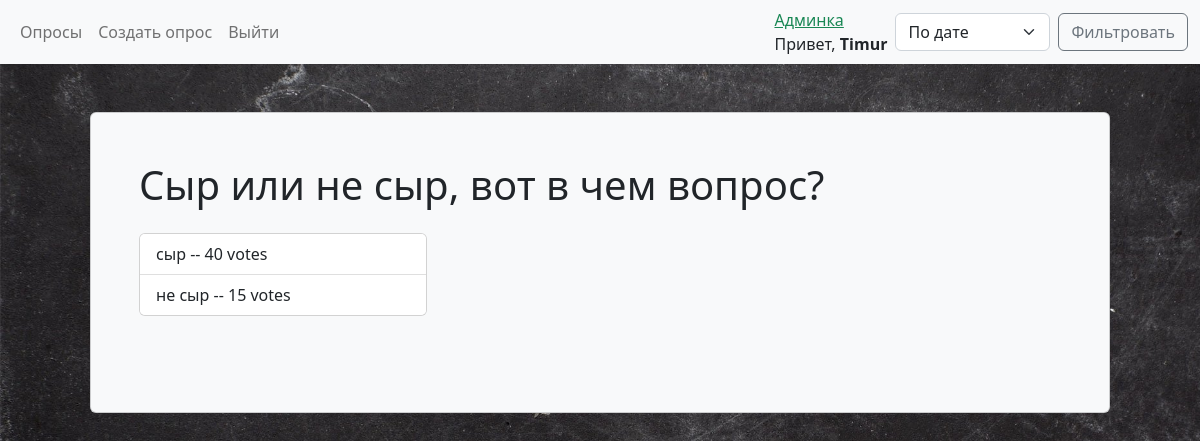
/project/2/results/ (signed in), run on the app's committed database.
### project/models.py (models this page shows, shortened)
class Question(models.Model):
    question_text = models.CharField(max_length=200)
    pub_date = models.DateTimeField("date published")
    question_title = models.CharField(max_length=50)
    question_author = models.ForeignKey(User, on_delete=models.CASCADE)

class Choice(models.Model):
    question = models.ForeignKey(Question, on_delete=models.CASCADE)
    choice_text = models.CharField(max_length=200)
    votes = models.IntegerField(default=0)

### project/views.py (the view)
# urls.py: path("project/<int:pk>/results/", views.ResultsView.as_view(), name="results"),
class ResultsView(generic.DetailView):
    model = Question
    template_name = "project/results.html"

### project/templates/project/results.html (shortened to what this page needs)
{% extends "project/base.html" %}
{% block content %}
    <div class="card bg-light p-5 m-5">
        <h1>{{ question.question_text }}</h1>
        <div class="card mt-3 mb-5" style="width: 18rem;">
            <ul class="list-group list-group-flush">
                {% for choice in question.choice_set.all %}
                    <li class="list-group-item">{{ choice.choice_text }} -- {{ choice.votes }} vote{{ choice.votes|pluralize }}</li>
                {% endfor %}
            </ul>
        </div>
    </div>
{% endblock %}

### project/templates/project/base.html (shortened to what this page needs)
{% load static %}
<!DOCTYPE html>
<html lang="en">
<head>
    <link href="https://cdn.jsdelivr.net/npm/bootstrap@5.2.0-beta1/dist/css/bootstrap.min.css" rel="stylesheet">
    <link rel="stylesheet" type="text/css" href="{% static 'project/style.css' %}">
</head>
<body>
    {% block nav %}
    <nav class="position-sticky sticky-top navbar navbar-expand-lg bg-light">
        <div class="container-fluid ">
            <ul class="navbar-nav me-auto mb-2 mb-lg-0 text-center">
              <li class="nav-item">
                <a class="nav-link" href="{% url 'index' %}">Опросы</a>
              </li>
              <li class="nav-item">
                <a class="nav-link" href="{% url 'add_quest' %}">Создать опрос</a>
              </li>
              {% if not user.is_authenticated %}
                <li class="nav-item">
                  <a class="nav-link" href="{% url 'login' %}">Войти</a>
                </li>
                <li class="nav-item">
                  <a class="nav-link" href="{% url 'signup' %}">Регистрация</a>
                </li>
              {% else %}
                <li class="nav-item">
                  <a class="nav-link" href="{% url 'logout' %}">Выйти</a>
                </li>
              {% endif %}
            </ul>
            <div>
              {%if user.is_authenticated %}
                {% if user.is_superuser %}<a class="text-success" href="{% url 'admin:index' %}">Админка</a>{% endif %}
                <p class="m-0 pe-2">Привет, <strong>{{ user.username }}</strong></p>
              {% endif %}
            </div>
            <form action="{% url 'index' %}" method="GET" class="d-flex" role="search">
              <select class="form-select me-2" name="select">
                <option value="date">По дате</option>
              </select>
              <button class="btn btn-outline-secondary" type="submit">Фильтровать</button>
            </form>
        </div>
    </nav>
    {% endblock %}
    <div class="container">
        {% block content %}{% endblock %}
    </div>
    </body>
</html>

### project/static/project/style.css (style rules this page uses)
body { background: url("images/old-black-back.jpg"); background-size: cover; background-attachment: fixed; }
nav { transition: 1s; }

### data on the page
Question: question_text "Сыр или не сыр, вот в чем вопрос?"
Choice: choice_text "сыр", votes "40"
Choice: choice_text "не сыр", votes "15"

### other printed values
{{ user.username }} "Timur"
